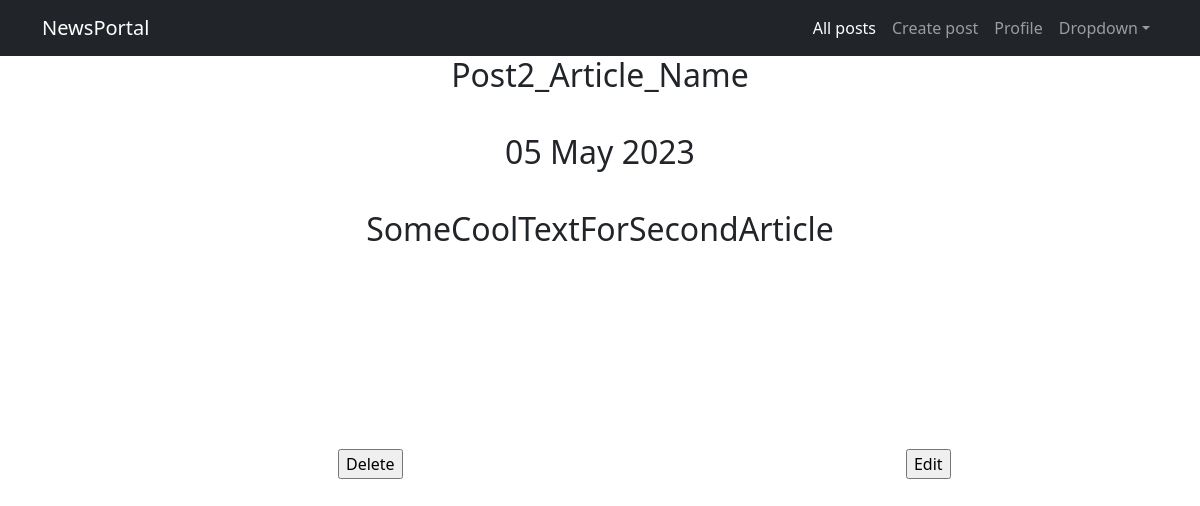
The page /posts/2 on the database its author committed.
### news/models.py (models this page shows, shortened)
class Post(models.Model):
    NEWS = 'NE'
    ARTICLE = 'AR'
    TYPES = [(NEWS, 'Новость'), (ARTICLE, 'Статья')]
    post_datetime = models.DateTimeField(auto_now_add=True)
    post_type = models.CharField(max_length=2, choices=TYPES, default=NEWS)
    post_name = models.CharField(max_length=255)
    post_value = models.TextField()
    post_rate = models.SmallIntegerField(default=0)
    post_author = models.ForeignKey(Author, on_delete=models.CASCADE)
    post_category = models.ManyToManyField(to='Category', through='PostCategory')

### news/views.py (the view)
# urls.py: path('<int:pk>', cache_page(60)(PostDetail.as_view()), name='post_detail'),
class PostDetail(DetailView):
    model = Post
    template_name = 'post.html'
    context_object_name = 'post'
    queryset = Post.objects.all()
    def get_object(self, *args, **kwargs):
        obj = cache.get(f'post-{self.kwargs["pk"]}', None)
        if not obj:
            obj = super().get_object(queryset=self.queryset)
            cache.set(f'post-{self.kwargs["pk"]}', obj)
        return obj

### news/templatetags/custom_filters.py (called while the page is built)
@register.filter()
def censor(value: str):
    words = value.split(' ')
    new_text = ''
    for i in range(len(words)):
        if words[i] in BAD_WORDS:
            words[i] = BAD_WORDS[words[i]]
            new_text += words[i]
            new_text += ' '
        else:
            new_text += words[i]
            new_text += ' '
    return new_text

### templates/post.html (shortened to what this page needs)
{% extends 'flatpages/default.html' %}
{% load custom_filters %}
{% block content %}
        <h2>
        <td>{{ post.post_name | censor }}</td>
        <br><br>
        <td>{{ post.post_datetime | date:'d M Y' }}</td>
        <br><br>
        <td>{{ post.post_value | censor }}</td>
        </h2>
        <br><br><br><br><br><br><br><br>
        <table style="width:100%">
        <tr>
                <td>
                        <form action="{{ post.id }}/delete">
                        <input type="submit" value="Delete" />
                        </form>
                </td>
                <td>
                        <form action="{{ post.id }}/edit">
                        <input type="submit" value="Edit" />
                        </form>
                </td>
        </tr>
        </table>
{% endblock content %}

### rows shown on the page
Post: post_name|censor "Post2_Article_Name", post_datetime "05 May 2023", post_value|censor "SomeCoolTextForSecondArticle"
